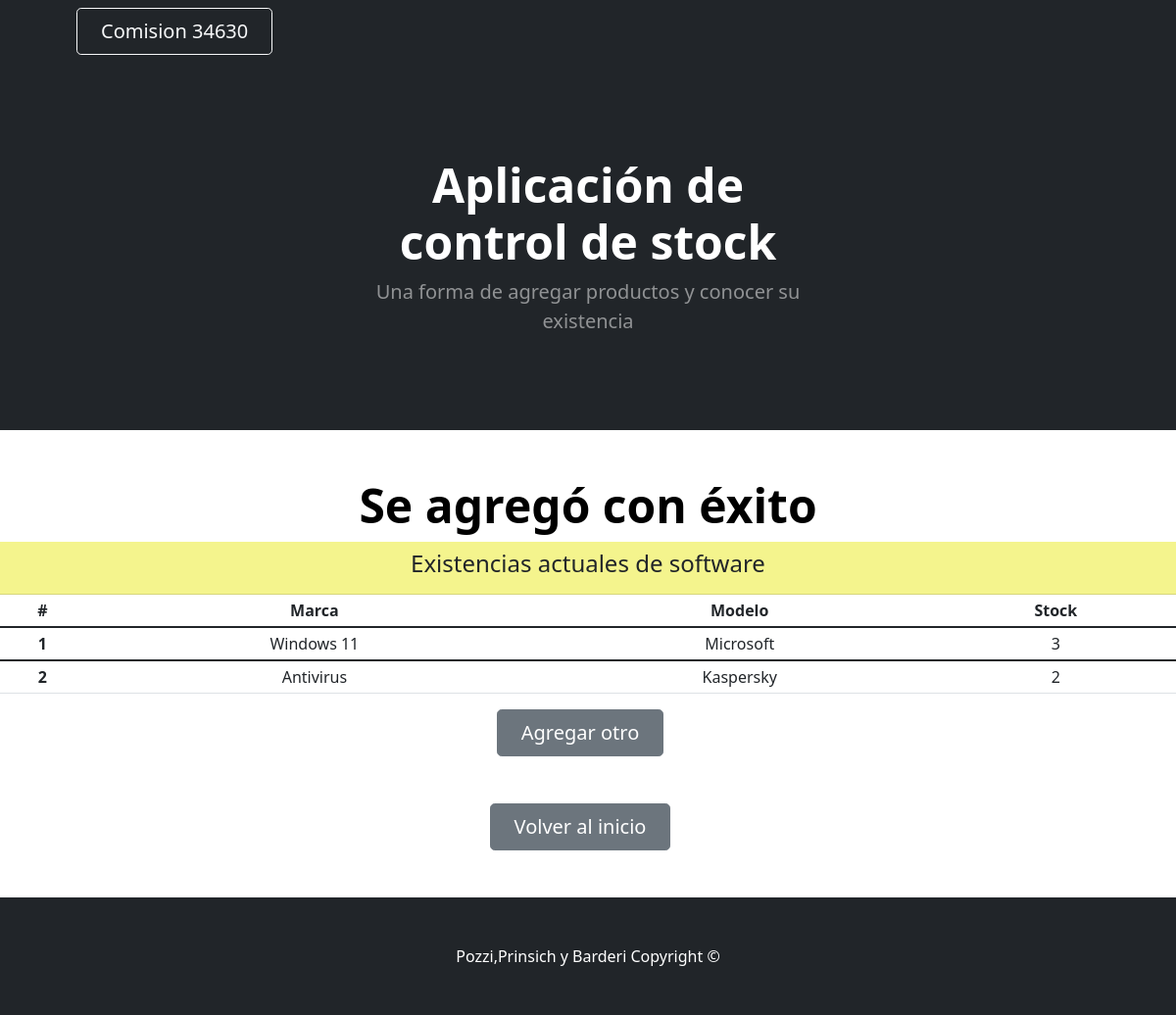
/listados/show_soft/, run on the app's committed database.
### Miapp/models.py (models this page shows)
class Software (models.Model):
    tipo_software= models.CharField (max_length=50)
    marca_software= models.CharField (max_length=50)
    stock_software= models.IntegerField()

### Miapp/views.py (the view)
# urls.py: path('show_soft/',show_soft,name="show_soft"),
def show_soft(request):
    lista = Software.objects.all()
    return render(request, "show_soft.html",{"Software": lista} )

### Miapp/templates/show_soft.html
{% extends 'padre.html' %}
{% load static %}
{% block Contenido_cambiante %}
<h1 class="display-5 fw-bolder text-black mb-2"> Se agregó con éxito </h1>
<div class="card-header" style="background-color: rgba(244, 244, 136, 0.957);">
  <h4>Existencias actuales de software</h4>
</div>
    <table class="table table-sm">
        <thead class="thead-dark">
          <tr>
            <th scope="col">#</th>
            <th scope="col">Marca</th>
            <th scope="col">Modelo</th>
            <th scope="col">Stock</th>
          </tr>
        </thead>
        {% for soft in Software %}
        <tbody>
          <tr>
            <th scope="row">{{soft.id}}</th>
            <td>{{soft.tipo_software}}</td>
            <td>{{soft.marca_software}}</td>
            <td>{{soft.stock_software}}</td>
          </tr>
        </tbody>
        {% endfor %}
    </table>
<a class="btn btn-secondary btn-lg px-4 me-sm-3" href="{% url 'Software'%}">Agregar otro</a>
{% endblock %}

### data on the page
Software: id "1", tipo_software "Windows 11", marca_software "Microsoft", stock_software "3"
Software: id "2", tipo_software "Antivirus", marca_software "Kaspersky", stock_software "2"
